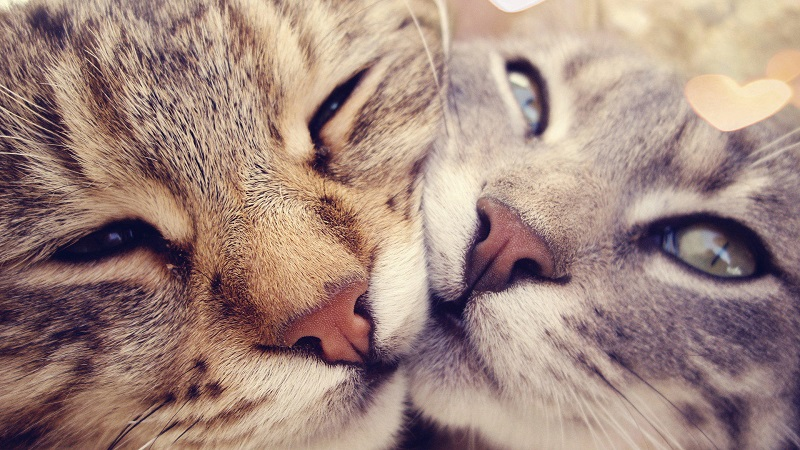
#> input picture ShareMedia/Images/cat0.jpg, 800 x 450 px
$ python YuvArray.py
#> lines starting #> are read from the running program, lines starting #| are printed output that depends on the picture
# -*- coding: utf-8 -*-

import sys, os, time
import cv2

class MainRun():
    _curDir = os.getcwd()
    _tarDir = os.path.dirname(os.path.dirname(_curDir))
    _img = os.path.join(_tarDir, u"ShareMedia/Images/cat0.jpg")

    @classmethod
    def runTest(cls):
        print(u"hello world")

    @classmethod
    def learnYuvMat(cls):
        imgMat = cv2.imread(cls._img)
#> imgMat is the input picture: shape (450, 800, 3); mean B, G, R 126.6, 135.6, 161.9
        yuvMat = cv2.cvtColor(imgMat, cv2.COLOR_BGR2YUV_I420)
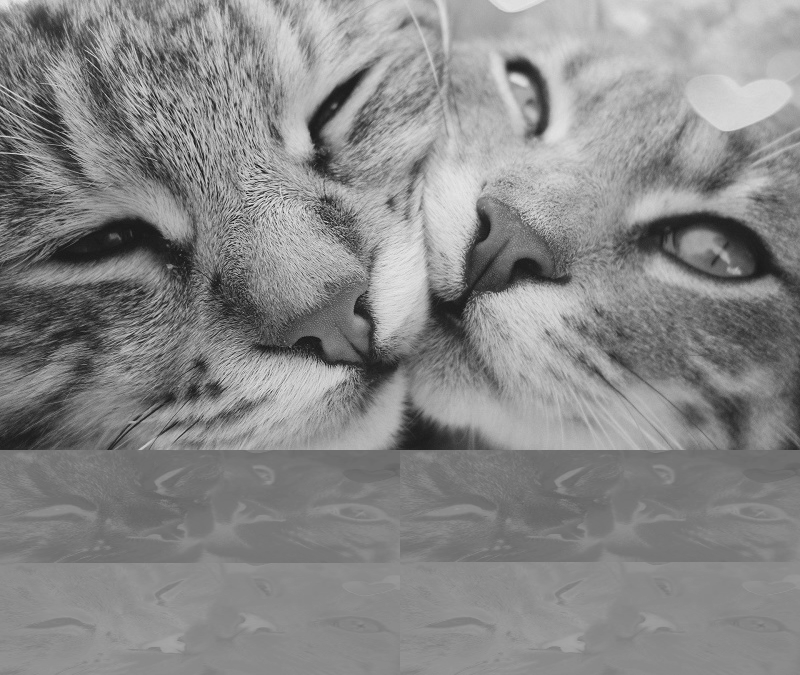
#> yuvMat: shape (675, 800); min 19, max 232, mean 135.6
        cv2.imshow("bgr", imgMat)
        cv2.imshow("yuv", yuvMat)
        cv2.waitKey(0)
        cv2.destroyAllWindows()


if __name__ == "__main__":
    MainRun.runTest()
    MainRun.learnYuvMat()
